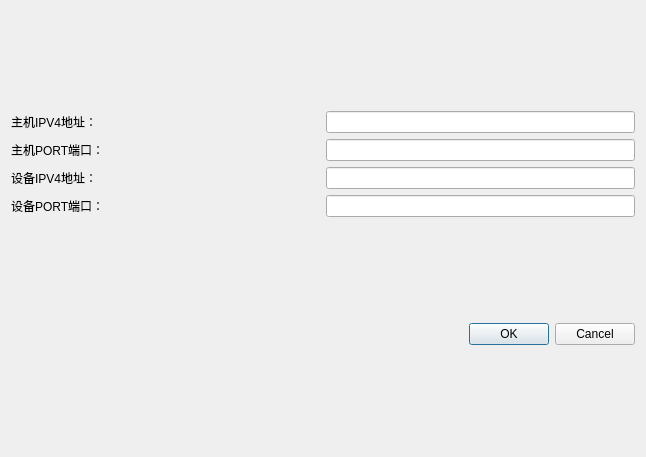
<?xml version="1.0" encoding="UTF-8"?>
<ui version="4.0">
 <class>udp_subs</class>
 <widget class="QDialog" name="udp_subs">
  <property name="geometry">
   <rect>
    <x>0</x>
    <y>0</y>
    <width>646</width>
    <height>457</height>
   </rect>
  </property>
  <property name="windowTitle">
   <string>Dialog</string>
  </property>
  <layout class="QVBoxLayout" name="verticalLayout">
   <item>
    <layout class="QVBoxLayout" name="udp_subs_param">
     <item>
      <layout class="QHBoxLayout" name="master_ipv4" stretch="1,1">
       <item>
        <widget class="QLabel" name="ui_master_ipv4">
         <property name="text">
          <string>主机IPV4地址：</string>
         </property>
        </widget>
       </item>
       <item>
        <widget class="QLineEdit" name="ui_master_ipv4_in"/>
       </item>
      </layout>
     </item>
     <item>
      <layout class="QHBoxLayout" name="master_port" stretch="1,1">
       <item>
        <widget class="QLabel" name="ui_master_port">
         <property name="text">
          <string>主机PORT端口：</string>
         </property>
        </widget>
       </item>
       <item>
        <widget class="QLineEdit" name="ui_master_port_in"/>
       </item>
      </layout>
     </item>
     <item>
      <layout class="QHBoxLayout" name="slaver_ipv4" stretch="1,1">
       <item>
        <widget class="QLabel" name="ui_slaver_ipv4">
         <property name="text">
          <string>设备IPV4地址：</string>
         </property>
        </widget>
       </item>
       <item>
        <widget class="QLineEdit" name="ui_slaver_ipv4_in"/>
       </item>
      </layout>
     </item>
     <item>
      <layout class="QHBoxLayout" name="slaver_port" stretch="1,1">
       <item>
        <widget class="QLabel" name="ui_slaver_port">
         <property name="text">
          <string>设备PORT端口：</string>
         </property>
        </widget>
       </item>
       <item>
        <widget class="QLineEdit" name="ui_slaver_port_in"/>
       </item>
      </layout>
     </item>
    </layout>
   </item>
   <item>
    <widget class="QDialogButtonBox" name="buttonBox">
     <property name="orientation">
      <enum>Qt::Horizontal</enum>
     </property>
     <property name="standardButtons">
      <set>QDialogButtonBox::Cancel|QDialogButtonBox::Ok</set>
     </property>
    </widget>
   </item>
  </layout>
 </widget>
 <resources/>
 <connections>
  <connection>
   <sender>buttonBox</sender>
   <signal>accepted()</signal>
   <receiver>udp_subs</receiver>
   <slot>accept()</slot>
   <hints>
    <hint type="sourcelabel">
     <x>248</x>
     <y>254</y>
    </hint>
    <hint type="destinationlabel">
     <x>157</x>
     <y>274</y>
    </hint>
   </hints>
  </connection>
  <connection>
   <sender>buttonBox</sender>
   <signal>rejected()</signal>
   <receiver>udp_subs</receiver>
   <slot>reject()</slot>
   <hints>
    <hint type="sourcelabel">
     <x>316</x>
     <y>260</y>
    </hint>
    <hint type="destinationlabel">
     <x>286</x>
     <y>274</y>
    </hint>
   </hints>
  </connection>
 </connections>
</ui>
